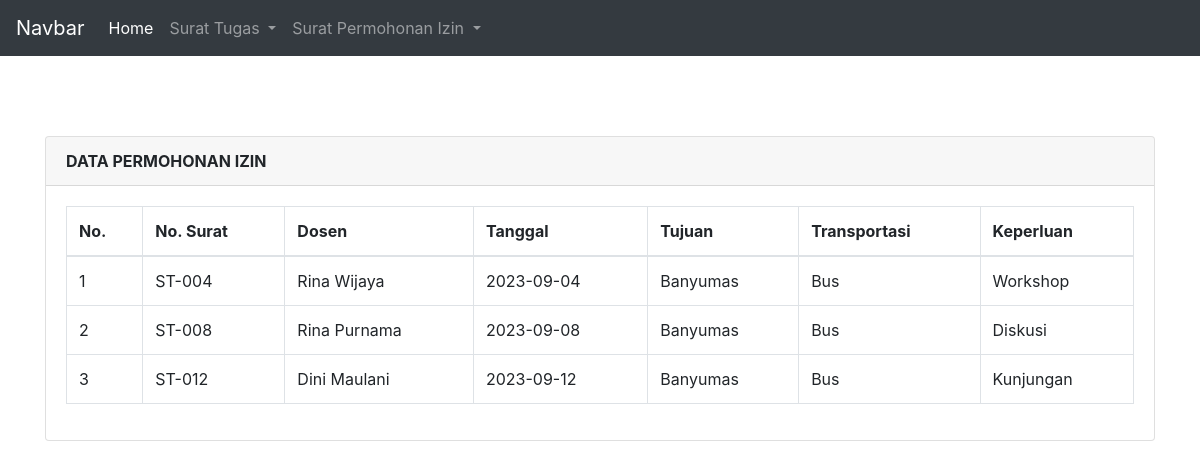
Screenshot of /tugas_banyumas.php with the database file from the repository.
### tables this page shows
CREATE TABLE `surat_tugas` (
  `surat_tugas_id` int(11) NOT NULL,
  `nomor` varchar(20) NOT NULL,
  `nama_dsn` varchar(255) NOT NULL,
  `tgl_surat_tugas` date NOT NULL,
  `tujuan` varchar(255) NOT NULL,
  `transportasi` varchar(50) NOT NULL,
  `keperluan` varchar(255) NOT NULL,
  `dosen_id` int(11) NOT NULL
);

### connection.php (called while the page is built, shortened)
<?php
class Conn
{
    private $db = "tugas2_pweb2";
    private $username = "root";
    private $pass = "";
    private $host = "localhost";
    public function __construct()
    {
        $this->conn = mysqli_connect($this->host, $this->username, $this->pass, $this->db);
    }
}

### tugas_banyumas.php (the view, shortened to what this page needs)
<?php
include('connection.php');
class TampilBanyumas extends Tampiltugas{
    public function tampilData()
    {
        $data = mysqli_query($this->conn, "select * from surat_tugas
        where(tujuan = 'Banyumas')");
		  $hasil = [];
        if($data){
            while ($row = mysqli_fetch_array($data)) {
                $hasil[] = $row; }
            }
        return $hasil;
    }
}
$semarang = new TampilBanyumas();
$data = $semarang->tampilData();
include 'navbar.php';
?>
<!DOCTYPE html>
<html>
<head>
   <link rel="stylesheet" href="https://stackpath.bootstrapcdn.com/bootstrap/4.4.1/css/bootstrap.min.css">
   <link rel="stylesheet" href="//cdn.datatables.net/1.10.20/css/jquery.dataTables.min.css">
</head>
<body>
   <div class="container" style="margin-top: 80px">
      <div class="row">
         <div class="col-md-12">
            <div class="card">
               <div class="card-header">
                  <b>DATA PERMOHONAN IZIN</b>
               </div>
               <div class="card-body">
                  <table class="table table-bordered" id="myTable">
                     <thead>
                        <tr>
                           <th>No.</th>
                           <th>No. Surat</th>
                           <th>Dosen</th>
                           <th>Tanggal</th>
                           <th>Tujuan</th>
                           <th>Transportasi</th>
                           <th>Keperluan</th>
                        </tr>
                     </thead>
                     <tbody>
                        <?php
		$no = 1;
		foreach ($data as $row) {
		?>
                        <tr>
                           <td><?php echo $no++; ?></td>
                           <td><?php echo $row['nomor']; ?></td>
                           <td><?php echo $row['nama_dsn']; ?></td>
                           <td><?php echo $row['tgl_surat_tugas']; ?></td>
                           <td><?php echo $row['tujuan']; ?></td>
                           <td><?php echo $row['transportasi']; ?></td>
                           <td><?php echo $row['keperluan']; ?></td>
                        </tr>
                        <?php
		}
		?>
                     </tbody>
                  </table>
               </div>
            </div>
         </div>
      </div>
</body>
</html>

### rows the page displays
surat_tugas: nomor "ST-004", nama_dsn "Rina Wijaya", tgl_surat_tugas "2023-09-04", tujuan "Banyumas", transportasi "Bus", keperluan "Workshop"
surat_tugas: nomor "ST-008", nama_dsn "Rina Purnama", tgl_surat_tugas "2023-09-08", tujuan "Banyumas", transportasi "Bus", keperluan "Diskusi"
surat_tugas: nomor "ST-012", nama_dsn "Dini Maulani", tgl_surat_tugas "2023-09-12", tujuan "Banyumas", transportasi "Bus", keperluan "Kunjungan"
